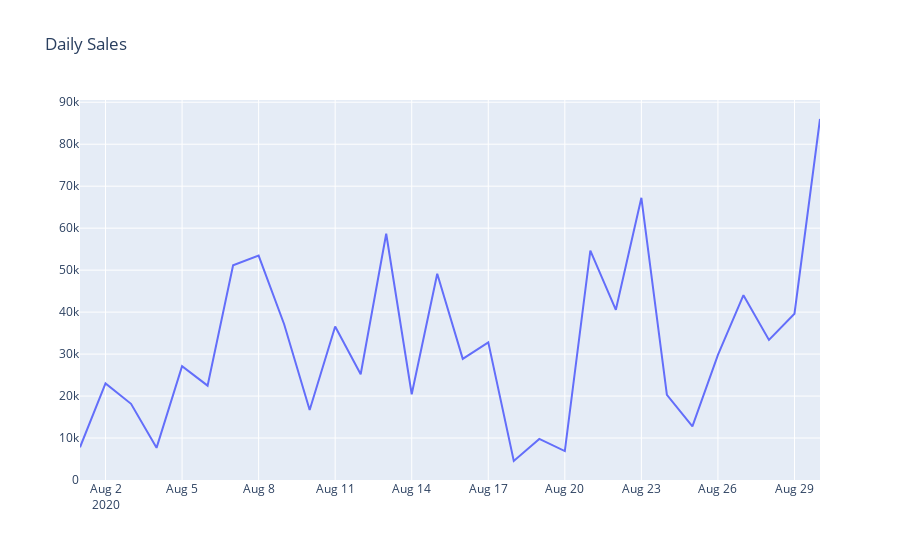

Source (notebook cell):
### Code cell
#plot monthly sales
plot_data = [
    go.Scatter(
        x=value['Date'],
        y=value['NET_AMOUNT'],
    )
]
plot_layout = go.Layout(
        title='Daily Sales'
    )
fig = go.Figure(data=plot_data, layout=plot_layout)
pyoff.iplot(fig)
